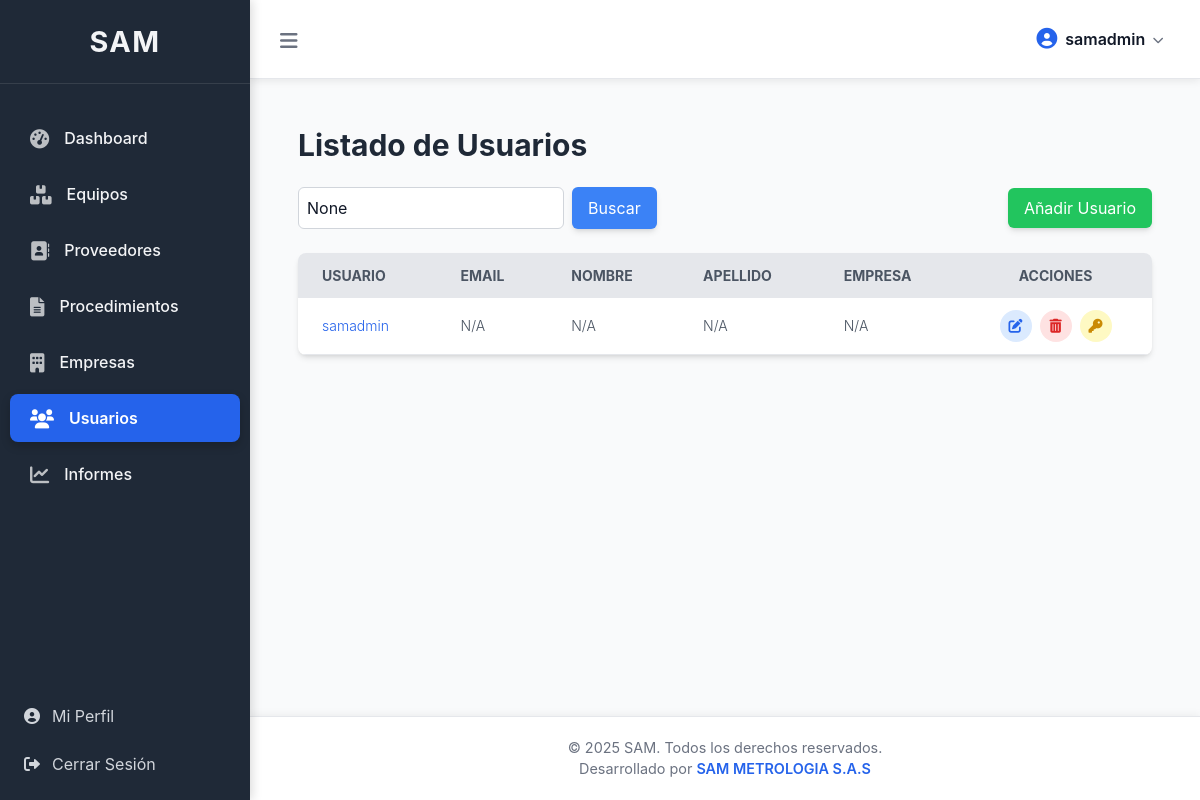
Page /core/usuarios/ (signed in) on the earlier database version.
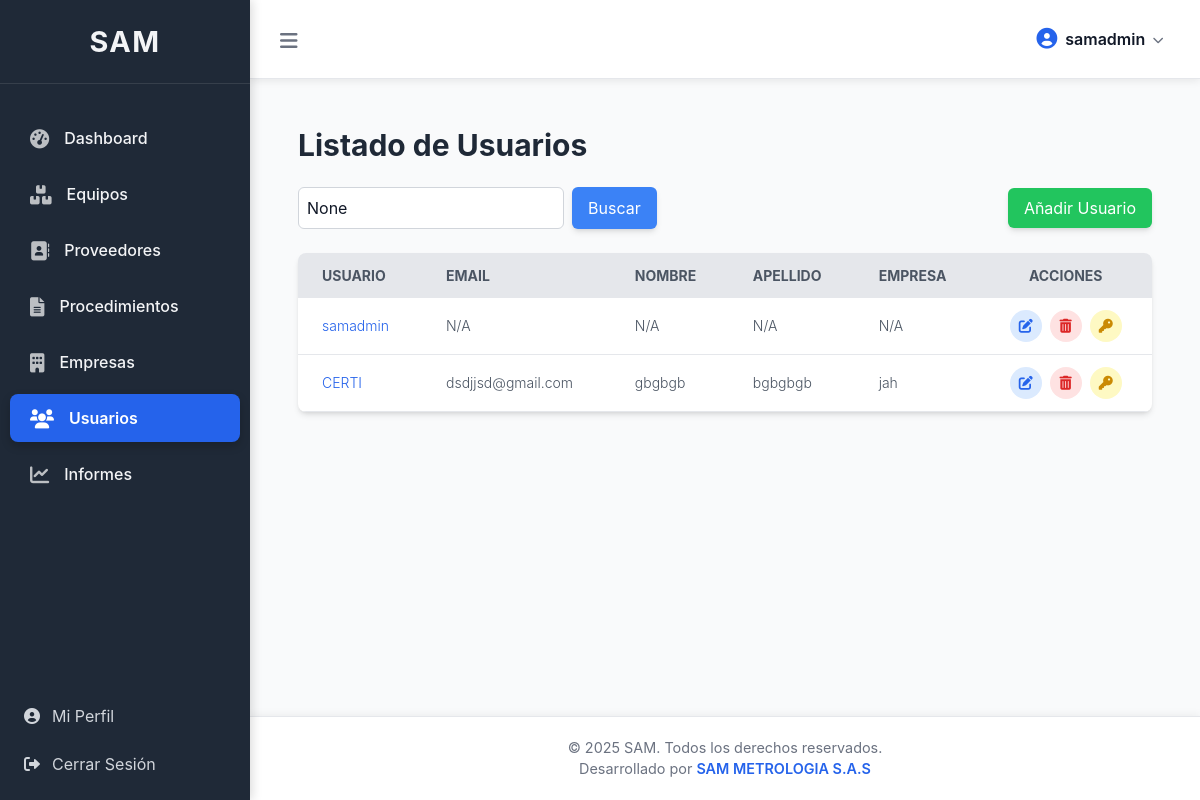
Same page on the later database version.
### core/models.py (models this page shows, shortened)
class CustomUser(AbstractUser):
    empresa = models.ForeignKey(Empresa, on_delete=models.SET_NULL, null=True, blank=True, related_name='usuarios_empresa') # Cambiado related_name
    groups = models.ManyToManyField(
        'auth.Group',
        related_name='customuser_groups', # related_name único para evitar conflictos
        blank=True,
        help_text='The groups this user belongs to. A user will get all permissions granted to each of their groups.',
        verbose_name='groups',
    )
    user_permissions = models.ManyToManyField(
        'auth.Permission',
        related_name='customuser_user_permissions', # related_name único para evitar conflictos
        blank=True,
        help_text='Specific permissions for this user.',
        verbose_name='user permissions',
    )
    class Meta:
        verbose_name = "Usuario"
        verbose_name_plural = "Usuarios"
        permissions = [
            ("can_view_customuser", "Can view custom user"),
            ("can_add_customuser", "Can add custom user"),
            ("can_change_customuser", "Can change custom user"),
            ("can_delete_customuser", "Can delete custom user"),
        ]

class Empresa(models.Model):
    nombre = models.CharField(max_length=200, unique=True)
    nit = models.CharField(max_length=50, unique=True, blank=True, null=True)
    direccion = models.CharField(max_length=255, blank=True, null=True)
    telefono = models.CharField(max_length=20, blank=True, null=True)
    email = models.EmailField(blank=True, null=True)
    logo_empresa = models.ImageField(upload_to='empresas_logos/', blank=True, null=True) # Simplificado upload_to
    fecha_registro = models.DateTimeField(auto_now_add=True)
    formato_version_empresa = models.CharField(
        max_length=50,
        blank=True,
        null=True,
        verbose_name="Versión del Formato (Empresa)"
    )
    formato_fecha_version_empresa = models.DateField(
        blank=True,
        null=True,
        verbose_name="Fecha de Versión del Formato (Empresa)"
    )
    formato_codificacion_empresa = models.CharField(
        max_length=100,
        blank=True,
        null=True,
        verbose_name="Codificación del Formato (Empresa)"
    )
    es_periodo_prueba = models.BooleanField(default=False, verbose_name="¿Es Período de Prueba?")
    duracion_prueba_dias = models.IntegerField(default=30, verbose_name="Duración Prueba (días)")
    fecha_inicio_plan = models.DateField(blank=True, null=True, verbose_name="Fecha Inicio Plan")
    plan_actual = models.ForeignKey('PlanSuscripcion', on_delete=models.SET_NULL, null=True, blank=True, verbose_name="Plan de Suscripción Actual")
    acceso_manual_activo = models.BooleanField(default=False, verbose_name="Acceso Manual Activo")
    estado_suscripcion = models.CharField(
        max_length=50,
        choices=[('Activo', 'Activo'), ('Expirado', 'Expirado'), ('Cancelado', 'Cancelado')],
        default='Activo',
        verbose_name="Estado de Suscripción"
    )
    class Meta:
        verbose_name = "Empresa"
        verbose_name_plural = "Empresas"
        ordering = ['nombre']
        permissions = [
            ("can_view_empresas", "Can view empresas"),
            ("can_add_empresas", "Can add empresas"),
            ("can_change_empresas", "Can change empresas"),
            ("can_delete_empresas", "Can delete empresas"),
        ]

### core/views.py (the view, shortened to what this page needs)
# urls.py: path('usuarios/', views.listar_usuarios, name='listar_usuarios'),
@login_required
@user_passes_test(lambda u: u.is_staff or u.is_superuser, login_url='/core/access_denied/')
def listar_usuarios(request):
    query = request.GET.get('q')
    usuarios_list = CustomUser.objects.all()
    if not request.user.is_superuser:
        if request.user.empresa:
            usuarios_list = usuarios_list.filter(empresa=request.user.empresa)
        else: # Usuario normal sin empresa
            usuarios_list = CustomUser.objects.none()
    paginator = Paginator(usuarios_list, 10)
    page_number = request.GET.get('page')
    try:
        usuarios = paginator.page(page_number)
    except PageNotAnInteger:
        usuarios = paginator.page(1)
    except EmptyPage:
        usuarios = paginator.page(paginator.num_pages)
    return render(request, 'core/listar_usuarios.html', {'usuarios': usuarios, 'query': query, 'titulo_pagina': 'Listado de Usuarios'})

### core/templates/core/listar_usuarios.html (shortened to what this page needs)
{% extends 'base.html' %}
{% block content %}
<div class="container mx-auto p-4">
    <h1 class="text-3xl font-bold text-gray-800 mb-6">{{ titulo_pagina }}</h1>
    <div class="flex justify-between items-center mb-6">
        <form method="GET" action="{% url 'core:listar_usuarios' %}" class="flex space-x-2">
            <input type="text" name="q" placeholder="Buscar usuario..." value="{{ query }}"
                   class="p-2 border border-gray-300 rounded-md focus:outline-none focus:ring-2 focus:ring-blue-500">
            <button type="submit" class="bg-blue-500 hover:bg-blue-600 text-white px-4 py-2 rounded-md shadow-md">
                Buscar
            </button>
        </form>
        <a href="{% url 'core:añadir_usuario' %}" class="bg-green-500 hover:bg-green-600 text-white px-4 py-2 rounded-md shadow-md">
            Añadir Usuario
        </a>
    </div>
    <div class="bg-white shadow-md rounded-lg overflow-hidden">
        <table class="min-w-full leading-normal">
            <thead>
                <tr class="bg-gray-200 text-gray-600 uppercase text-sm leading-normal">
                    <th class="py-3 px-6 text-left">Usuario</th>
                    <th class="py-3 px-6 text-left">Email</th>
                    <th class="py-3 px-6 text-left">Nombre</th>
                    <th class="py-3 px-6 text-left">Apellido</th>
                    <th class="py-3 px-6 text-left">Empresa</th>
                    <th class="py-3 px-6 text-center">Acciones</th>
                </tr>
            </thead>
            <tbody class="text-gray-600 text-sm font-light">
                {% for usuario in usuarios %}
                <tr class="border-b border-gray-200 hover:bg-gray-100">
                    <td class="py-3 px-6 text-left whitespace-nowrap">
                        <a href="{% url 'core:detalle_usuario' usuario.pk %}" class="text-blue-600 hover:text-blue-800 hover:underline">
                            {{ usuario.username }}
                        </a>
                    </td>
                    <td class="py-3 px-6 text-left">{{ usuario.email|default:"N/A" }}</td>
                    <td class="py-3 px-6 text-left">{{ usuario.first_name|default:"N/A" }}</td>
                    <td class="py-3 px-6 text-left">{{ usuario.last_name|default:"N/A" }}</td>
                    <td class="py-3 px-6 text-left">{{ usuario.empresa.nombre|default:"N/A" }}</td>
                    <td class="py-3 px-6 text-center">
                        <div class="flex item-center justify-center space-x-2">
                            <a href="{% url 'core:editar_usuario' usuario.pk %}" class="w-8 h-8 rounded-full bg-blue-100 hover:bg-blue-200 flex items-center justify-center text-blue-600" title="Editar">
                                <i class="fas fa-edit"></i>
                            </a>
                            <a href="{% url 'core:eliminar_usuario' usuario.pk %}" class="w-8 h-8 rounded-full bg-red-100 hover:bg-red-200 flex items-center justify-center text-red-600" title="Eliminar">
                                <i class="fas fa-trash-alt"></i>
                            </a>
                            <a href="{% url 'core:change_user_password' usuario.pk %}" class="w-8 h-8 rounded-full bg-yellow-100 hover:bg-yellow-200 flex items-center justify-center text-yellow-600" title="Cambiar Contraseña">
                                <i class="fas fa-key"></i>
                            </a>
                        </div>
                    </td>
                </tr>
                {% empty %}
                <tr>
                    <td colspan="6" class="py-3 px-6 text-center">No hay usuarios registrados.</td>
                </tr>
                {% endfor %}
            </tbody>
        </table>
    </div>
</div>
{% endblock %}

### templates/base.html (shortened to what this page needs)
{% load static %}
<!DOCTYPE html>
<html lang="es">
<head>
    <script src="https://cdn.tailwindcss.com"></script>
    <link rel="stylesheet" href="https://cdnjs.cloudflare.com/ajax/libs/font-awesome/6.0.0-beta3/css/all.min.css">
</head>
<body>
    <aside id="sidebar" class="sidebar">
        <div class="sidebar-header">
            <h2>SAM</h2>
        </div>
        <nav>
            <ul>
                <li><a href="{% url 'core:dashboard' %}" class="{% if request.resolver_match and request.resolver_match.url_name == 'dashboard' %}active{% endif %}">
                    <i class="fas fa-tachometer-alt"></i> Dashboard
                </a></li>
                <li><a href="{% url 'core:home' %}" class="{% if request.resolver_match and request.resolver_match.url_name == 'home' %}active{% endif %}">
                    <i class="fas fa-boxes"></i> Equipos
                </a></li>
                <li><a href="{% url 'core:listar_proveedores' %}" class="{% if request.resolver_match and request.resolver_match.url_name == 'listar_proveedores' %}active{% endif %}">
                    <i class="fas fa-address-book"></i> Proveedores
                </a></li>
                <li><a href="{% url 'core:listar_procedimientos' %}" class="{% if request.resolver_match and 'procedimiento' in request.resolver_match.url_name %}active{% endif %}">
                    <i class="fas fa-file-alt"></i> Procedimientos
                </a></li>
                {% if user.is_superuser %}
                <li><a href="{% url 'core:listar_empresas' %}" class="{% if request.resolver_match and request.resolver_match.url_name == 'listar_empresas' %}active{% endif %}">
                    <i class="fas fa-building"></i> Empresas
                </a></li>
                {% endif %}
                {% if user.is_staff or user.is_superuser %}
                <li><a href="{% url 'core:listar_usuarios' %}" class="{% if request.resolver_match and 'usuario' in request.resolver_match.url_name %}active{% endif %}">
                    <i class="fas fa-users"></i> Usuarios
                </a></li>
                {% endif %}
                <li><a href="{% url 'core:informes' %}" class="{% if request.resolver_match and request.resolver_match.url_name == 'informes' %}active{% endif %}">
                    <i class="fas fa-chart-line"></i> Informes
                </a></li>
            </ul>
        </nav>
        <div class="mt-auto pb-4">
            <a href="{% url 'core:perfil_usuario' %}" class="flex items-center py-2 px-4 text-gray-300 hover:bg-gray-700 hover:text-white rounded-md transition duration-200 ease-in-out mx-2">
                <i class="fas fa-user-circle mr-3"></i> Mi Perfil
            </a>
            <a href="{% url 'core:logout' %}" class="flex items-center py-2 px-4 text-gray-300 hover:bg-red-700 hover:text-white rounded-md transition duration-200 ease-in-out mt-2 mx-2">
                <i class="fas fa-sign-out-alt mr-3"></i> Cerrar Sesión
            </a>
        </div>
    </aside>
    <div id="main-content" class="main-content">
        <div class="navbar">
            <button id="menu-toggle" class="menu-toggle">
                <i class="fas fa-bars text-xl"></i>
            </button>
            <div class="user-menu">
                <button id="user-menu-button" class="user-menu-button">
                    <i class="fas fa-user-circle"></i>
                    <span>{{ user.username }}</span>
                    <i class="fas fa-chevron-down"></i>
                </button>
            </div>
        </div>
        <main class="flex-grow p-4 md:p-6 lg:p-8">
            {% block content %}{% endblock %}
        </main>
        <footer class="main-footer">
            <p>&copy; {% now "Y" %} SAM. Todos los derechos reservados.</p>
            <p>Desarrollado por <a href="https://www.google.com" target="_blank">SAM METROLOGIA S.A.S</a></p>
        </footer>
    </div>
</body>
</html>

Differences in the rows shown:
added CustomUser: username "CERTI", email "dsdjjsd@gmail.com", first_name "gbgbgb", last_name "bgbgbgb", empresa.nombre "jah"
